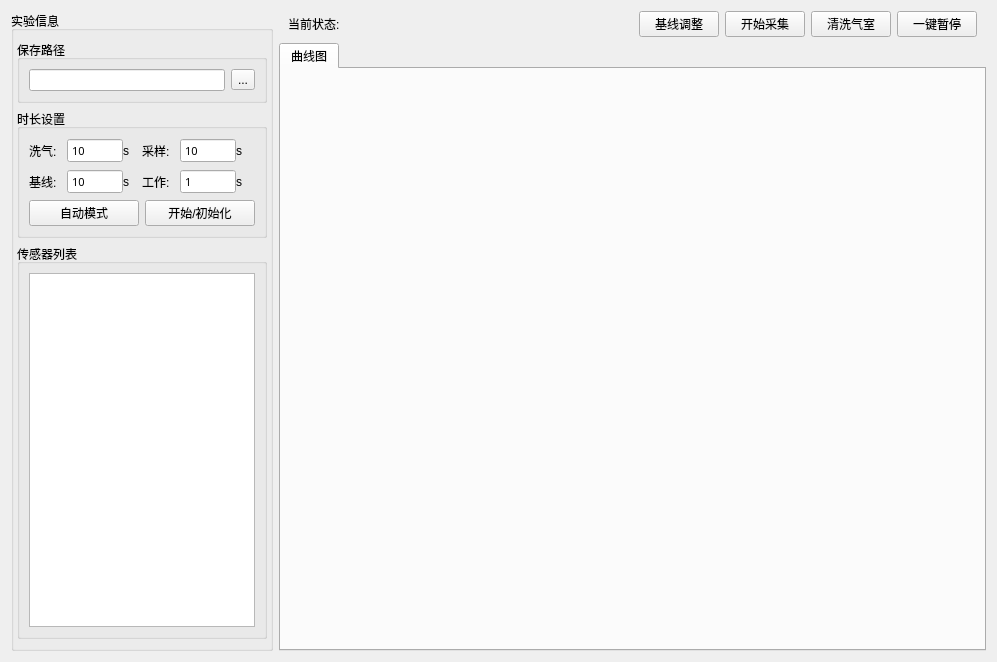
<?xml version="1.0" encoding="UTF-8"?>
<ui version="4.0">
 <class>Gragh_show</class>
 <widget class="QWidget" name="Gragh_show">
  <property name="geometry">
   <rect>
    <x>0</x>
    <y>0</y>
    <width>997</width>
    <height>662</height>
   </rect>
  </property>
  <property name="windowTitle">
   <string>Form</string>
  </property>
  <layout class="QHBoxLayout" name="horizontalLayout_3">
   <item>
    <layout class="QGridLayout" name="gridLayout" rowstretch="0,0" columnstretch="1,4">
     <item row="0" column="0" rowspan="2">
      <widget class="QGroupBox" name="groupBox">
       <property name="font">
        <font>
         <weight>50</weight>
         <bold>false</bold>
        </font>
       </property>
       <property name="title">
        <string>实验信息</string>
       </property>
       <property name="flat">
        <bool>false</bool>
       </property>
       <property name="checkable">
        <bool>false</bool>
       </property>
       <layout class="QVBoxLayout" name="verticalLayout" stretch="0,0,10">
        <property name="leftMargin">
         <number>3</number>
        </property>
        <property name="rightMargin">
         <number>3</number>
        </property>
        <item>
         <widget class="QGroupBox" name="groupBox_2">
          <property name="title">
           <string>保存路径</string>
          </property>
          <layout class="QHBoxLayout" name="horizontalLayout_2">
           <item>
            <widget class="QLineEdit" name="Folder_lineEdit"/>
           </item>
           <item>
            <widget class="QToolButton" name="Folder_Button">
             <property name="text">
              <string>...</string>
             </property>
            </widget>
           </item>
          </layout>
         </widget>
        </item>
        <item>
         <widget class="QGroupBox" name="groupBox_3">
          <property name="title">
           <string>时长设置</string>
          </property>
          <layout class="QVBoxLayout" name="verticalLayout_2">
           <item>
            <layout class="QHBoxLayout" name="horizontalLayout_7" stretch="2,3,1,2,3,1">
             <property name="spacing">
              <number>0</number>
             </property>
             <item>
              <widget class="QLabel" name="label_2">
               <property name="layoutDirection">
                <enum>Qt::LeftToRight</enum>
               </property>
               <property name="text">
                <string>洗气:</string>
               </property>
              </widget>
             </item>
             <item>
              <widget class="QSpinBox" name="Cleartime_spinBox">
               <property name="font">
                <font>
                 <family>AcadEref</family>
                 <pointsize>8</pointsize>
                 <weight>50</weight>
                 <bold>false</bold>
                </font>
               </property>
               <property name="focusPolicy">
                <enum>Qt::WheelFocus</enum>
               </property>
               <property name="buttonSymbols">
                <enum>QAbstractSpinBox::NoButtons</enum>
               </property>
               <property name="minimum">
                <number>10</number>
               </property>
               <property name="maximum">
                <number>256</number>
               </property>
               <property name="value">
                <number>10</number>
               </property>
              </widget>
             </item>
             <item>
              <widget class="QLabel" name="label_34">
               <property name="layoutDirection">
                <enum>Qt::LeftToRight</enum>
               </property>
               <property name="text">
                <string>s</string>
               </property>
              </widget>
             </item>
             <item>
              <widget class="QLabel" name="label_4">
               <property name="layoutDirection">
                <enum>Qt::LeftToRight</enum>
               </property>
               <property name="text">
                <string>采样:</string>
               </property>
              </widget>
             </item>
             <item>
              <widget class="QSpinBox" name="Sample_spinBox">
               <property name="font">
                <font>
                 <family>AcadEref</family>
                 <pointsize>8</pointsize>
                 <weight>50</weight>
                 <bold>false</bold>
                </font>
               </property>
               <property name="focusPolicy">
                <enum>Qt::WheelFocus</enum>
               </property>
               <property name="buttonSymbols">
                <enum>QAbstractSpinBox::NoButtons</enum>
               </property>
               <property name="minimum">
                <number>0</number>
               </property>
               <property name="maximum">
                <number>256</number>
               </property>
               <property name="value">
                <number>10</number>
               </property>
              </widget>
             </item>
             <item>
              <widget class="QLabel" name="label_35">
               <property name="layoutDirection">
                <enum>Qt::LeftToRight</enum>
               </property>
               <property name="text">
                <string>s</string>
               </property>
              </widget>
             </item>
            </layout>
           </item>
           <item>
            <layout class="QHBoxLayout" name="horizontalLayout_8" stretch="2,3,1,2,3,1">
             <property name="spacing">
              <number>0</number>
             </property>
             <item>
              <widget class="QLabel" name="label_9">
               <property name="layoutDirection">
                <enum>Qt::LeftToRight</enum>
               </property>
               <property name="text">
                <string>基线:</string>
               </property>
              </widget>
             </item>
             <item>
              <widget class="QSpinBox" name="Basetime_spinBox">
               <property name="font">
                <font>
                 <family>AcadEref</family>
                 <pointsize>8</pointsize>
                 <weight>50</weight>
                 <bold>false</bold>
                </font>
               </property>
               <property name="buttonSymbols">
                <enum>QAbstractSpinBox::NoButtons</enum>
               </property>
               <property name="minimum">
                <number>0</number>
               </property>
               <property name="maximum">
                <number>256</number>
               </property>
               <property name="value">
                <number>10</number>
               </property>
               <property name="displayIntegerBase">
                <number>10</number>
               </property>
              </widget>
             </item>
             <item>
              <widget class="QLabel" name="label_36">
               <property name="layoutDirection">
                <enum>Qt::LeftToRight</enum>
               </property>
               <property name="text">
                <string>s</string>
               </property>
              </widget>
             </item>
             <item>
              <widget class="QLabel" name="label_14">
               <property name="layoutDirection">
                <enum>Qt::LeftToRight</enum>
               </property>
               <property name="text">
                <string>工作:</string>
               </property>
              </widget>
             </item>
             <item>
              <widget class="QSpinBox" name="Worktime_spinBox">
               <property name="font">
                <font>
                 <family>AcadEref</family>
                 <pointsize>8</pointsize>
                 <weight>50</weight>
                 <bold>false</bold>
                </font>
               </property>
               <property name="buttonSymbols">
                <enum>QAbstractSpinBox::NoButtons</enum>
               </property>
               <property name="minimum">
                <number>1</number>
               </property>
               <property name="maximum">
                <number>256</number>
               </property>
               <property name="value">
                <number>1</number>
               </property>
               <property name="displayIntegerBase">
                <number>10</number>
               </property>
              </widget>
             </item>
             <item>
              <widget class="QLabel" name="label_38">
               <property name="layoutDirection">
                <enum>Qt::LeftToRight</enum>
               </property>
               <property name="text">
                <string>s</string>
               </property>
              </widget>
             </item>
            </layout>
           </item>
           <item>
            <layout class="QHBoxLayout" name="horizontalLayout_4">
             <item>
              <widget class="QPushButton" name="Auto_Button">
               <property name="maximumSize">
                <size>
                 <width>200</width>
                 <height>32</height>
                </size>
               </property>
               <property name="text">
                <string>自动模式</string>
               </property>
              </widget>
             </item>
             <item>
              <widget class="QPushButton" name="InitPos_Button">
               <property name="maximumSize">
                <size>
                 <width>200</width>
                 <height>32</height>
                </size>
               </property>
               <property name="text">
                <string>开始/初始化</string>
               </property>
              </widget>
             </item>
            </layout>
           </item>
          </layout>
         </widget>
        </item>
        <item>
         <widget class="QGroupBox" name="groupBox_4">
          <property name="title">
           <string>传感器列表</string>
          </property>
          <layout class="QGridLayout" name="gridLayout_2">
           <item row="0" column="0">
            <widget class="QTableView" name="Senser_stableView">
             <property name="minimumSize">
              <size>
               <width>226</width>
               <height>0</height>
              </size>
             </property>
             <property name="maximumSize">
              <size>
               <width>500</width>
               <height>16777215</height>
              </size>
             </property>
             <property name="font">
              <font>
               <pointsize>8</pointsize>
               <weight>50</weight>
               <bold>false</bold>
              </font>
             </property>
            </widget>
           </item>
          </layout>
         </widget>
        </item>
       </layout>
      </widget>
     </item>
     <item row="0" column="1">
      <widget class="QWidget" name="widget" native="true">
       <layout class="QHBoxLayout" name="horizontalLayout" stretch="1,10,0,0,0,0">
        <property name="topMargin">
         <number>0</number>
        </property>
        <property name="bottomMargin">
         <number>0</number>
        </property>
        <item>
         <widget class="QLabel" name="label_37">
          <property name="layoutDirection">
           <enum>Qt::LeftToRight</enum>
          </property>
          <property name="text">
           <string>当前状态:</string>
          </property>
          <property name="textFormat">
           <enum>Qt::AutoText</enum>
          </property>
          <property name="scaledContents">
           <bool>false</bool>
          </property>
         </widget>
        </item>
        <item>
         <widget class="QLabel" name="statues_label">
          <property name="text">
           <string/>
          </property>
         </widget>
        </item>
        <item>
         <widget class="QPushButton" name="Clear_Button">
          <property name="maximumSize">
           <size>
            <width>100</width>
            <height>32</height>
           </size>
          </property>
          <property name="text">
           <string>基线调整</string>
          </property>
         </widget>
        </item>
        <item>
         <widget class="QPushButton" name="Collectbegin_Button">
          <property name="maximumSize">
           <size>
            <width>100</width>
            <height>32</height>
           </size>
          </property>
          <property name="text">
           <string>开始采集</string>
          </property>
         </widget>
        </item>
        <item>
         <widget class="QPushButton" name="Clearroom_Button">
          <property name="maximumSize">
           <size>
            <width>100</width>
            <height>32</height>
           </size>
          </property>
          <property name="text">
           <string>清洗气室</string>
          </property>
         </widget>
        </item>
        <item>
         <widget class="QPushButton" name="Stop_Button">
          <property name="maximumSize">
           <size>
            <width>100</width>
            <height>32</height>
           </size>
          </property>
          <property name="text">
           <string>一键暂停</string>
          </property>
         </widget>
        </item>
       </layout>
      </widget>
     </item>
     <item row="1" column="1">
      <widget class="QTabWidget" name="tabWidget">
       <property name="currentIndex">
        <number>0</number>
       </property>
       <widget class="QWidget" name="Line_Show">
        <attribute name="title">
         <string>曲线图</string>
        </attribute>
        <layout class="QGridLayout" name="gridLayout_5">
         <item row="0" column="0">
          <layout class="QVBoxLayout" name="Linegragh_Layout"/>
         </item>
        </layout>
       </widget>
      </widget>
     </item>
    </layout>
   </item>
  </layout>
 </widget>
 <resources/>
 <connections/>
</ui>
